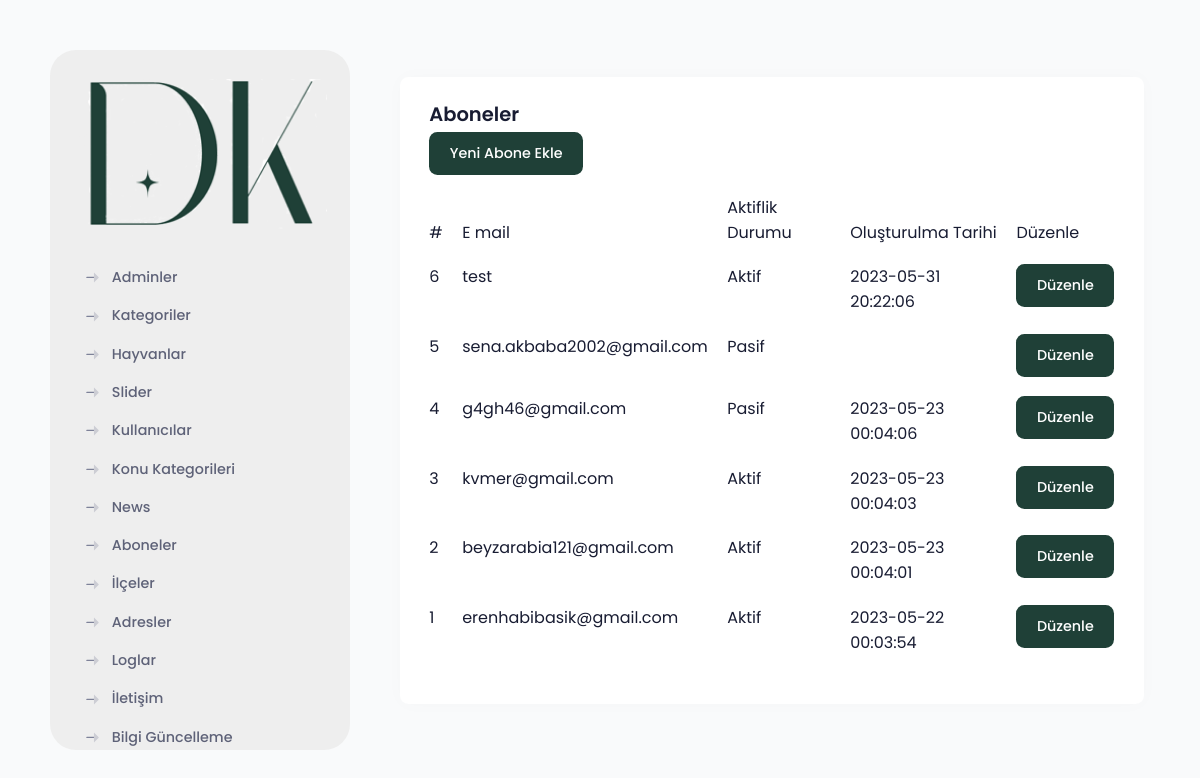
/DK/adminPanel/subscribe.php (signed in), run on the app's committed database.
### tables this page shows
CREATE TABLE `subscribe` (
  `id` int(11) NOT NULL AUTO_INCREMENT,
  `email` varchar(255) NOT NULL,
  `isActive` int(11) DEFAULT NULL,
  `createdDate` datetime DEFAULT NULL,
  PRIMARY KEY (`id`)
);

### DK/adminPanel/subscribe.php (the view, shortened to what this page needs)
<?php include 'header2.php'; ?>
<div class="row justify-content-center" style="margin-top: 600px;">
  <div class="col-lg-30">
    <div class="card">
      <div class="card-body">
        <h2 class="card-title">Aboneler</h2>
        <div class="row mb-3">
          <div class="col-md-3">
            <button class="btn btn-primary" onclick="openCategoryModal()">Yeni Abone Ekle</button>
          </div>
        </div>
        <table class="table">
          <thead>
            <tr>
              <th>#</th>
              <th>E mail</th>
              <th>Aktiflik Durumu</th>
              <th>Oluşturulma Tarihi</th>
              <th>Düzenle</th>
            </tr>
          </thead>
          <tbody>
            <?php
            $statement = $db->prepare('SELECT * FROM subscribe ORDER BY id DESC');
            $statement->execute();
            while ($row = $statement->fetch(PDO::FETCH_ASSOC)) {
              $email = $row['email'];
              $createdDate = $row['createdDate'];
              $isActive = $row['isActive'];
              $id = $row['id'];
              echo "<tr>";
              echo "<td>$id</td>";
              echo "<td>$email</td>";
              echo "<td>".($isActive != 0 ? "Aktif" : "Pasif")."</td>";
              echo "<td>$createdDate</td>";
              echo "<td><button class='btn btn-primary' onclick='openCategoryModalEdit($id)'>Düzenle</button></td>";
              echo "</tr>";
            }
            ?>
          </tbody>
        </table>
      </div>
    </div>
  </div>
</div>
          </div>

### data on the page
subscribe: id "6", email "test", isActive "Aktif", createdDate "2023-05-31 20:22:06"
subscribe: id "5", email "sena.akbaba2002@gmail.com", shows "Pasif"
subscribe: id "4", email "g4gh46@gmail.com", isActive "Pasif", createdDate "2023-05-23 00:04:06"
subscribe: id "3", email "kvmer@gmail.com", isActive "Aktif", createdDate "2023-05-23 00:04:03"
subscribe: id "2", email "beyzarabia121@gmail.com", isActive "Aktif", createdDate "2023-05-23 00:04:01"
subscribe: id "1", email "erenhabibasik@gmail.com", isActive "Aktif", createdDate "2023-05-22 00:03:54"
